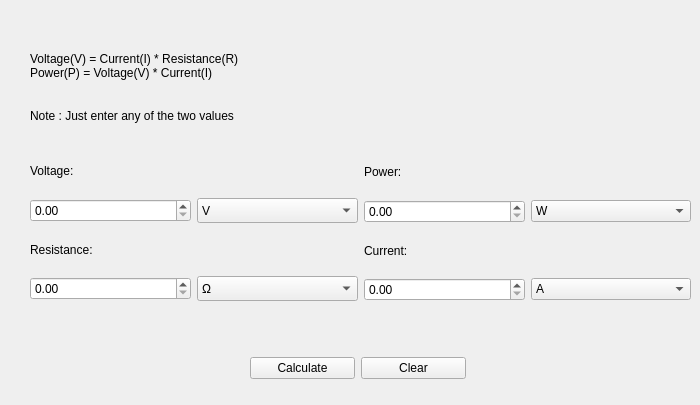
      <widget class="QWidget" name="tab_Ohms">
       <attribute name="title">
        <string> Ohms Law</string>
       </attribute>
       <widget class="QLabel" name="label">
        <property name="geometry">
         <rect>
          <x>30</x>
          <y>100</y>
          <width>391</width>
          <height>31</height>
         </rect>
        </property>
        <property name="text">
         <string>Note : Just enter any of the two values</string>
        </property>
       </widget>
       <widget class="QLabel" name="label_12">
        <property name="geometry">
         <rect>
          <x>30</x>
          <y>40</y>
          <width>291</width>
          <height>51</height>
         </rect>
        </property>
        <property name="text">
         <string>Voltage(V) = Current(I) * Resistance(R)
Power(P) = Voltage(V) * Current(I)</string>
        </property>
       </widget>
       <widget class="QWidget" name="layoutWidget">
        <property name="geometry">
         <rect>
          <x>30</x>
          <y>150</y>
          <width>661</width>
          <height>151</height>
         </rect>
        </property>
        <layout class="QGridLayout" name="gridLayout_11">
         <item row="0" column="1">
          <layout class="QGridLayout" name="gridLayout_10">
           <item row="0" column="0">
            <widget class="QLabel" name="label_9">
             <property name="text">
              <string>Power:</string>
             </property>
            </widget>
           </item>
           <item row="1" column="0">
            <widget class="QDoubleSpinBox" name="spinBox_Power"/>
           </item>
           <item row="1" column="1">
            <widget class="QComboBox" name="comboBox_Power">
             <property name="baseSize">
              <size>
               <width>25</width>
               <height>2</height>
              </size>
             </property>
             <item>
              <property name="text">
               <string>W</string>
              </property>
             </item>
             <item>
              <property name="text">
               <string>KW</string>
              </property>
             </item>
             <item>
              <property name="text">
               <string>mW</string>
              </property>
             </item>
            </widget>
           </item>
          </layout>
         </item>
         <item row="1" column="1">
          <layout class="QGridLayout" name="gridLayout_9">
           <item row="0" column="0">
            <widget class="QLabel" name="label_10">
             <property name="text">
              <string>Current:</string>
             </property>
            </widget>
           </item>
           <item row="1" column="0">
            <widget class="QDoubleSpinBox" name="spinBox_Current"/>
           </item>
           <item row="1" column="1">
            <widget class="QComboBox" name="comboBox_Current">
             <item>
              <property name="text">
               <string>A</string>
              </property>
             </item>
             <item>
              <property name="text">
               <string>KA</string>
              </property>
             </item>
             <item>
              <property name="text">
               <string>mA</string>
              </property>
             </item>
             <item>
              <property name="text">
               <string>MA</string>
              </property>
             </item>
            </widget>
           </item>
          </layout>
         </item>
         <item row="0" column="0">
          <layout class="QGridLayout" name="gridLayout_8">
           <item row="1" column="0">
            <widget class="QDoubleSpinBox" name="spinBox_Voltage"/>
           </item>
           <item row="0" column="0">
            <widget class="QLabel" name="label_8">
             <property name="text">
              <string>Voltage:</string>
             </property>
            </widget>
           </item>
           <item row="1" column="1">
            <widget class="QComboBox" name="comboBox_Volt">
             <property name="minimumSize">
              <size>
               <width>25</width>
               <height>25</height>
              </size>
             </property>
             <property name="sizeIncrement">
              <size>
               <width>25</width>
               <height>0</height>
              </size>
             </property>
             <item>
              <property name="text">
               <string>V</string>
              </property>
             </item>
             <item>
              <property name="text">
               <string>KV</string>
              </property>
             </item>
             <item>
              <property name="text">
               <string>mV</string>
              </property>
             </item>
             <item>
              <property name="text">
               <string>MV</string>
              </property>
             </item>
            </widget>
           </item>
          </layout>
         </item>
         <item row="1" column="0">
          <layout class="QGridLayout" name="gridLayout_2">
           <item row="0" column="0" colspan="2">
            <widget class="QLabel" name="label_11">
             <property name="text">
              <string>Resistance:</string>
             </property>
            </widget>
           </item>
           <item row="1" column="0">
            <widget class="QDoubleSpinBox" name="spinBox_Ohms"/>
           </item>
           <item row="1" column="1">
            <widget class="QComboBox" name="comboBox_Ohms">
             <property name="minimumSize">
              <size>
               <width>25</width>
               <height>25</height>
              </size>
             </property>
             <property name="sizeIncrement">
              <size>
               <width>25</width>
               <height>0</height>
              </size>
             </property>
             <item>
              <property name="text">
               <string>Ω</string>
              </property>
             </item>
             <item>
              <property name="text">
               <string>KΩ</string>
              </property>
             </item>
             <item>
              <property name="text">
               <string>mΩ</string>
              </property>
             </item>
             <item>
              <property name="text">
               <string>MΩ</string>
              </property>
             </item>
            </widget>
           </item>
          </layout>
         </item>
        </layout>
       </widget>
       <widget class="QWidget" name="layoutWidget">
        <property name="geometry">
         <rect>
          <x>250</x>
          <y>340</y>
          <width>216</width>
          <height>56</height>
         </rect>
        </property>
        <layout class="QGridLayout" name="gridLayout_6">
         <item row="0" column="0">
          <widget class="QPushButton" name="pushButton_CalculOhms">
           <property name="cursor">
            <cursorShape>PointingHandCursor</cursorShape>
           </property>
           <property name="text">
            <string>Calculate</string>
           </property>
          </widget>
         </item>
         <item row="0" column="1">
          <widget class="QPushButton" name="pushButton_ClearOhms">
           <property name="cursor">
            <cursorShape>PointingHandCursor</cursorShape>
           </property>
           <property name="text">
            <string>Clear</string>
           </property>
          </widget>
         </item>
        </layout>
       </widget>
      </widget>
